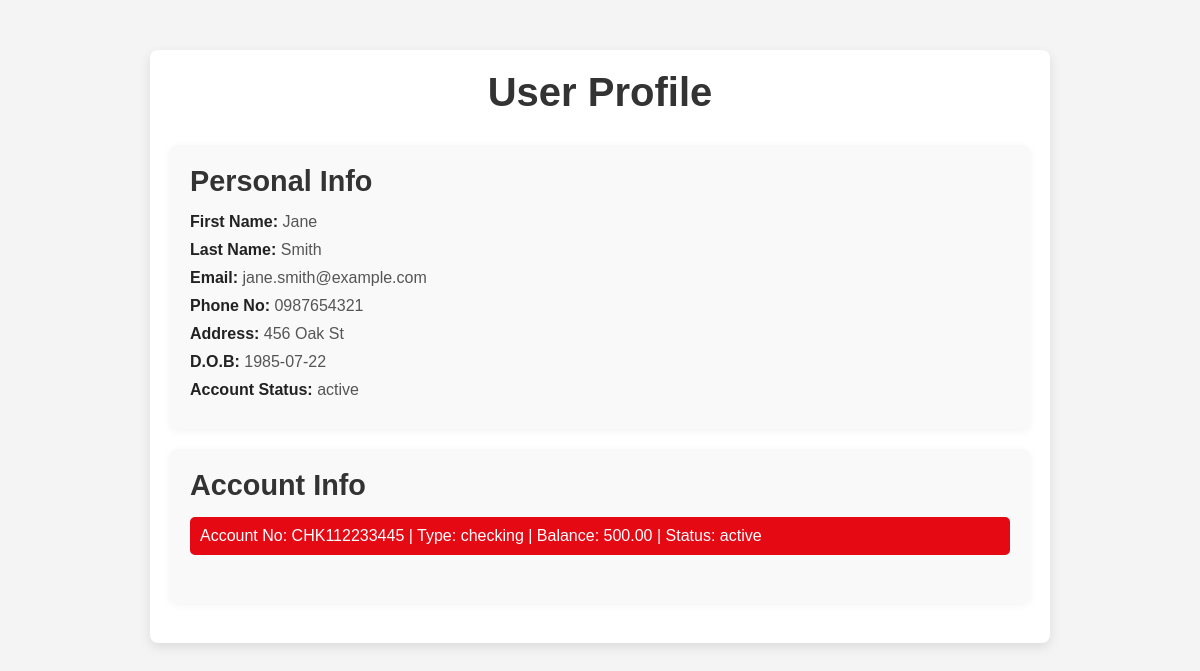
Page /profile.php?cid=2 on the committed database.
### tables this page shows
CREATE TABLE `customers` (
  `customer_id` int(11) NOT NULL,
  `first_name` varchar(50) NOT NULL,
  `last_name` varchar(50) NOT NULL,
  `email` varchar(100) NOT NULL,
  `phone_number` varchar(15) NOT NULL,
  `address` varchar(255) DEFAULT NULL,
  `date_of_birth` date DEFAULT NULL,
  `account_status` enum('active','inactive') DEFAULT 'active'
);

CREATE TABLE `accounts` (
  `account_id` int(11) NOT NULL,
  `customer_id` int(11) DEFAULT NULL,
  `account_type` enum('checking','savings') NOT NULL,
  `account_number` varchar(20) NOT NULL,
  `balance` decimal(15,2) DEFAULT 0.00,
  `created_at` timestamp NOT NULL DEFAULT current_timestamp(),
  `status` enum('active','inactive') DEFAULT 'active'
);

### profile.php (the view, shortened to what this page needs)
<?php
    include "db.php";
    $cid = "";
    if (isset($_GET["cid"])) {
        $cid = $_GET["cid"];
    } elseif (isset($_POST["cid"])) {
        $cid = $_POST["cid"];
    }
?>
<html>
<head>
    <link rel="stylesheet" type="text/css" href="styleforprofile.css">
</head>
<body>
    <div class="container">
        <div class="profile-header">
            <h1>User Profile</h1>
        </div>
        <?php
            $sql = "SELECT * FROM customers WHERE customer_id='$cid'";
            $customers = $db->query($sql);
            $customer = $customers->fetch_assoc();
        ?>
        <div class="profile-info">
            <h2>Personal Info</h2>
            <p><strong>First Name:</strong> <?php echo $customer["first_name"]; ?></p>
            <p><strong>Last Name:</strong> <?php echo $customer["last_name"]; ?></p>
            <p><strong>Email:</strong> <?php echo $customer["email"]; ?></p>
            <p><strong>Phone No:</strong> <?php echo $customer["phone_number"]; ?></p>
            <p><strong>Address:</strong> <?php echo $customer["address"]; ?></p>
            <p><strong>D.O.B:</strong> <?php echo $customer["date_of_birth"]; ?></p>
            <p><strong>Account Status:</strong> <?php echo $customer["account_status"]; ?></p>
        </div>
        <div class="account-info">
            <h2>Account Info</h2>
            <?php
                $sql = "SELECT * FROM accounts WHERE customer_id='$cid'";
                $accounts = $db->query($sql);
                if ($accounts->num_rows > 0) {
                    while ($row = $accounts->fetch_assoc()) {
                        echo "<a class='account-link' href='transaction.php?ano=" . $row['account_number'] . "&cid=" . $row['customer_id'] . "'>Account No: " . $row['account_number'] . " | Type: " . $row['account_type'] . " | Balance: " . $row['balance'] . " | Status: " . $row['status'] . "</a><br>";
                    }
                } else {
                    echo "<p>No Account Found</p>";
                }
            ?>
        </div>
    </div>
</body>
</html>

### styleforprofile.css (style rules this page uses)
* { margin: 0; padding: 0; box-sizing: border-box; }
body { font-family: 'Arial', sans-serif; background-color: #f4f4f4; color: #333; }
.container { width: 100%; max-width: 900px; margin: 50px auto; padding: 20px; background-color: #fff; border-radius: 8px; box-shadow: 0 4px 12px rgba(0, 0, 0, 0.1); }
.profile-header { text-align: center; margin-bottom: 30px; }
.profile-header h1 { font-size: 2.5rem; color: #333; }
.profile-info, .account-info { margin-bottom: 20px; padding: 20px; background-color: #f9f9f9; border-radius: 8px; box-shadow: 0 2px 8px rgba(0, 0, 0, 0.05); }
.profile-info h2, .account-info h2 { font-size: 1.8rem; color: #333; margin-bottom: 15px; }
.profile-info p, .account-info p { font-size: 1rem; margin: 10px 0; color: #555; }
.profile-info p strong { color: #222; }
.account-link { display: block; padding: 10px; background-color: #e50914; color: #fff; text-decoration: none; border-radius: 5px; margin-bottom: 10px; transition: background-color 0.3s ease; }
p { font-size: 1.2rem; }

### rows in the picture
customers: first_name "Jane", last_name "Smith", email "jane.smith@example.com", phone_number "0987654321", address "456 Oak St", date_of_birth "1985-07-22", account_status "active"
accounts: account_number "CHK112233445", account_type "checking", balance "500.00", status "active"
